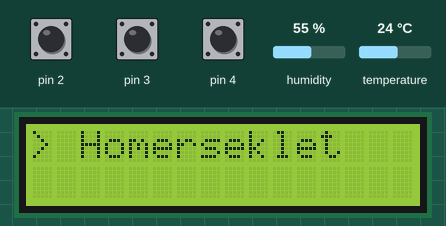
Simulated run of this sketch. Board: Arduino Uno, built with avr-gcc and run on an emulated ATmega328P. On the bench: 16×2 character LCD. The inputs (shaded band) are chosen by the test bench; at power-on: pin 2 HIGH, pin 4 HIGH, pin 3 HIGH, humidity 55 %, temperature 24 °C.

Above: at 1.2 s.
1.3 s: pin 2 pulled LOW for 0.15 s
At 2.5 s:
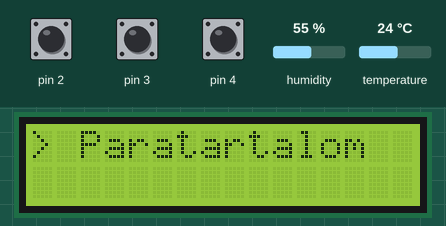
2.9 s: pin 4 pulled LOW for 0.15 s
At 4.2 s:
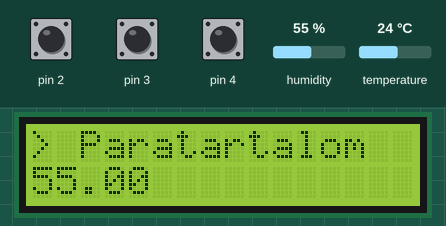
6.0 s: pin 2 pulled LOW for 1 s
At 7.4 s:
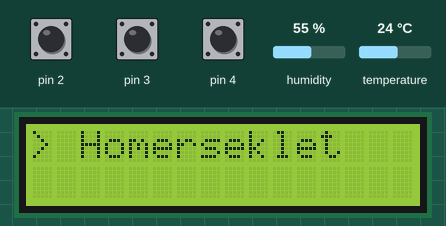
8.5 s: pin 4 pulled LOW for 1 s
At 9.7 s:
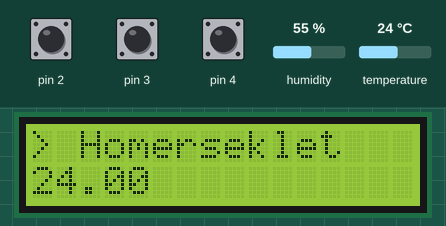
12.0 s: pin 2 pulled LOW for 3.2 s
At 13.1 s:
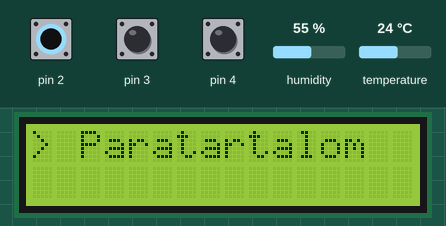
Timing chart, 0 to 15.0 s (numbered marks = the images above; inputs shaded):
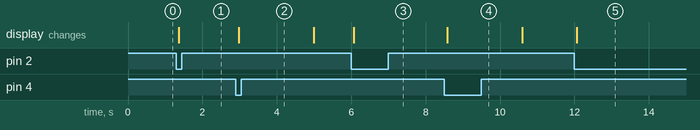

Measured:
- after the input at 1.3 s, the display: changes after 0.07 s (image 1)
- after the input at 2.9 s, the display: changes after 0.08 s (image 2)
- after the input at 6.0 s, the display: changes after 0.07 s (image 3)
- after the input at 8.5 s, the display: changes after 0.08 s (image 4)
- after the input at 12.0 s, the display: changes after 0.07 s (image 5)

The sketch:

sketch.ino
```cpp
#include <LiquidCrystal_I2C.h>
#include <DHT.h>

#define DHTPIN 5
#define DHTTYPE DHT22

DHT dht(DHTPIN, DHTTYPE);

LiquidCrystal_I2C lcd(0x27, 16,2);

enum State {
  STATE_MENU,
  STATE_DATA
};

struct Button {
  uint8_t pin;
  bool lastRead;
  bool stableState;
  unsigned long lastChange;
};

Button btnUp = {2, HIGH, HIGH, 0};
Button btnDown = {3, HIGH, HIGH, 0};
Button btnSelect = {4, HIGH, HIGH, 0};

State currentState = STATE_MENU;
unsigned long dataStartTime = 0;

unsigned long debounce = 50;

int menu = 1;
const int maxmenu = 2;

void setup() {
  pinMode(btnUp.pin, INPUT_PULLUP);
  pinMode(btnDown.pin, INPUT_PULLUP);
  pinMode(btnSelect.pin, INPUT_PULLUP);

  lcd.init();
  lcd.backlight();

  Serial.begin(9600);
  dht.begin();

  updatemenu();
}

void loop() {

  //Down
  if( checkButton(btnDown,debounce) && currentState == STATE_MENU)
  {
      menu++;
      if ( menu > maxmenu)
            menu = 1;

      updatemenu();
  }

  //Up
  if( checkButton(btnUp,debounce) && currentState == STATE_MENU)
  {
      menu--;
        if ( menu < 1)
             menu = maxmenu;

        updatemenu();
  }

  //Select
  if( checkButton(btnSelect,debounce) )
  {
    executionAction();
    currentState = STATE_DATA;
    dataStartTime = millis();
  }

  if( currentState == STATE_DATA)
  {
    if( (millis() - dataStartTime) > 2000 )
    {
      currentState = STATE_MENU;
      updatemenu();
    }
   }
}

void updatemenu() {
  lcd.clear();

  switch (menu)
  {
    case 1:
      lcd.print("> Homerseklet");
      break;
    case 2:
      lcd.print("> Paratartalom");
      break;
  }
}

void executionAction()
{
  lcd.clear();

  float temperature = dht.readTemperature();
  float humidity = dht.readHumidity();

  if (isnan(temperature) || isnan(humidity)) {
    Serial.println("Szenzor hiba!");
    return;
  }

  switch (menu)
  {
    case 1:
      lcd.setCursor(0,0);
      lcd.print("> Homerseklet");
      lcd.setCursor(0,1);
      lcd.print(temperature);
      break;
    case 2:
      lcd.setCursor(0,0);
      lcd.print("> Paratartalom");
      lcd.setCursor(0,1);
      lcd.print(humidity);
      break;
  }
}

bool checkButton( Button &button,
unsigned long debounceTime)
{
  bool reading = digitalRead(button.pin);

   if( reading !=  button.lastRead)
   {
    button.lastChange = millis();
   }

   if ( (millis()-button.lastChange) > debounceTime)
   {
    if( reading != button.stableState)
    {
      button.stableState = reading;

      if( button.stableState == LOW )
      {
        button.lastRead = reading;
        return true;
      }
    }
   }

   button.lastRead = reading;
   return false;

}
```
